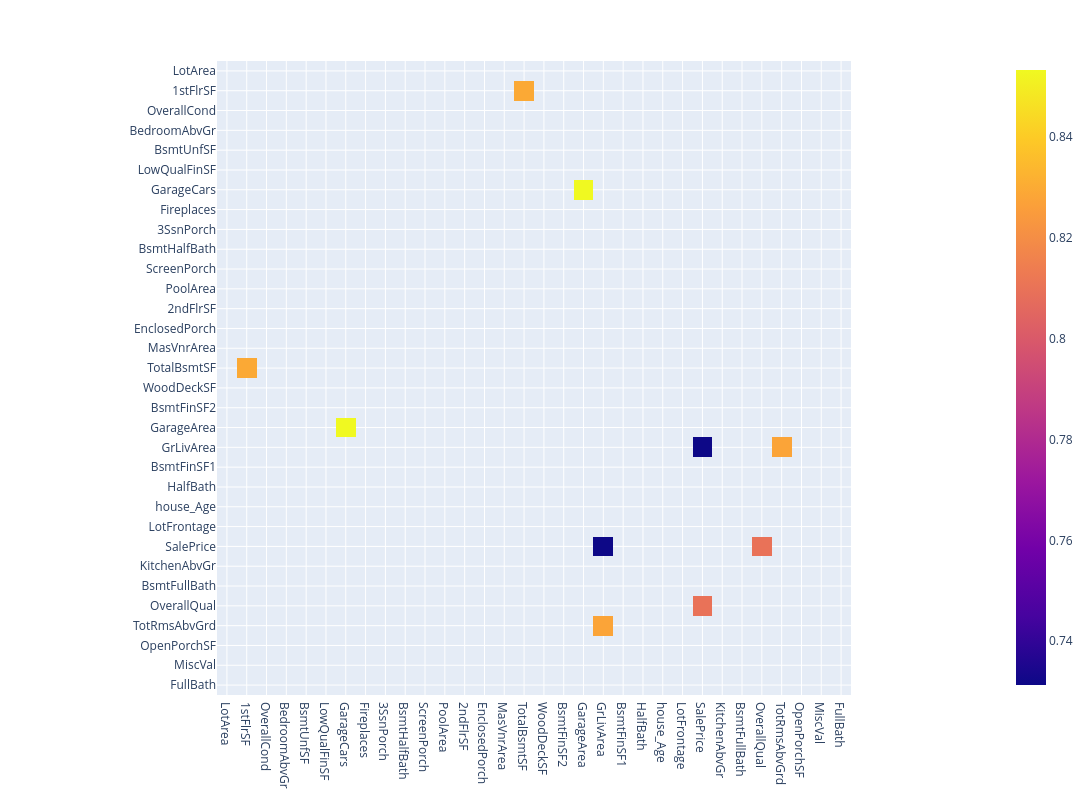

Here is the notebook cell this chart was saved with:
### Code cell
px.imshow(corr_over7,
                width=1200,height=800,
            )

### Figure 1 — Plotly figure (JSON) as saved in the notebook; plotly's stock layout.template omitted (floating-point values rounded to 4 significant figures; data arrays with more than 128 entries replaced by an {"elided": "..."} marker saying what was removed)
{"data": [{"coloraxis": "coloraxis", "hovertemplate": "x: %{x}<br>y: %{y}<br>color: %{z}<extra></extra>", "name": "0", "type": "heatmap", "x": ["LotArea", "1stFlrSF", "OverallCond", "BedroomAbvGr", "BsmtUnfSF", "LowQualFinSF", "GarageCars", "Fireplaces", "3SsnPorch", "BsmtHalfBath", "ScreenPorch", "PoolArea", "2ndFlrSF", "EnclosedPorch", "MasVnrArea", "TotalBsmtSF", "WoodDeckSF", "BsmtFinSF2", "GarageArea", "GrLivArea", "BsmtFinSF1", "HalfBath", "house_Age", "LotFrontage", "SalePrice", "KitchenAbvGr", "BsmtFullBath", "OverallQual", "TotRmsAbvGrd", "OpenPorchSF", "MiscVal", "FullBath"], "xaxis": "x", "y": ["LotArea", "1stFlrSF", "OverallCond", "BedroomAbvGr", "BsmtUnfSF", "LowQualFinSF", "GarageCars", "Fireplaces", "3SsnPorch", "BsmtHalfBath", "ScreenPorch", "PoolArea", "2ndFlrSF", "EnclosedPorch", "MasVnrArea", "TotalBsmtSF", "WoodDeckSF", "BsmtFinSF2", "GarageArea", "GrLivArea", "BsmtFinSF1", "HalfBath", "house_Age", "LotFrontage", "SalePrice", "KitchenAbvGr", "BsmtFullBath", "OverallQual", "TotRmsAbvGrd", "OpenPorchSF", "MiscVal", "FullBath"], "yaxis": "y", "z": {"elided": "32x32 float values"}}], "layout": {"coloraxis": {"colorscale": [[0, "#0d0887"], [0.1111, "#46039f"], [0.2222, "#7201a8"], [0.3333, "#9c179e"], [0.4444, "#bd3786"], [0.5556, "#d8576b"], [0.6667, "#ed7953"], [0.7778, "#fb9f3a"], [0.8889, "#fdca26"], [1, "#f0f921"]]}, "height": 800, "margin": {"t": 60}, "width": 1200, "xaxis": {"anchor": "y", "constrain": "domain", "domain": [0, 1], "scaleanchor": "y"}, "yaxis": {"anchor": "x", "autorange": "reversed", "constrain": "domain", "domain": [0, 1]}}}
